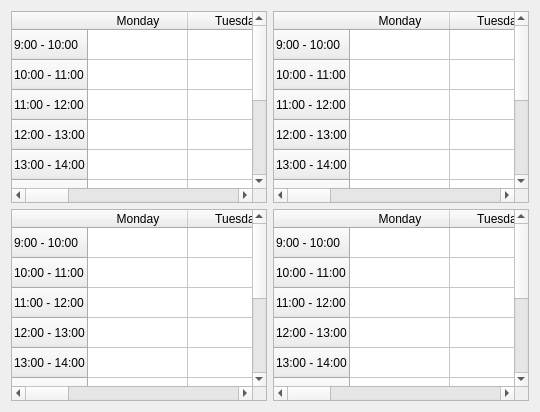
          <widget class="QWidget" name="tab_10">
           <attribute name="title">
            <string>Page</string>
           </attribute>
           <layout class="QGridLayout" name="gridLayout_2">
            <item row="0" column="0">
             <widget class="QTableWidget" name="tableWidget_13">
              <row>
               <property name="text">
                <string>9:00 - 10:00</string>
               </property>
              </row>
              <row>
               <property name="text">
                <string>10:00 - 11:00</string>
               </property>
              </row>
              <row>
               <property name="text">
                <string>11:00 - 12:00</string>
               </property>
              </row>
              <row>
               <property name="text">
                <string>12:00 - 13:00</string>
               </property>
              </row>
              <row>
               <property name="text">
                <string>13:00 - 14:00</string>
               </property>
              </row>
              <row>
               <property name="text">
                <string>14:00 - 15:00</string>
               </property>
              </row>
              <row>
               <property name="text">
                <string>15:00 - 16:00</string>
               </property>
              </row>
              <row>
               <property name="text">
                <string>16:00 - 17:00</string>
               </property>
              </row>
              <row>
               <property name="text">
                <string>17:00 - 18:00</string>
               </property>
              </row>
              <row>
               <property name="text">
                <string>18:00 - 19:00</string>
               </property>
              </row>
              <column>
               <property name="text">
                <string>Monday</string>
               </property>
              </column>
              <column>
               <property name="text">
                <string>Tuesday</string>
               </property>
              </column>
              <column>
               <property name="text">
                <string>Wednesday</string>
               </property>
              </column>
              <column>
               <property name="text">
                <string>Thursday</string>
               </property>
              </column>
              <column>
               <property name="text">
                <string>Friday</string>
               </property>
              </column>
             </widget>
            </item>
            <item row="0" column="1">
             <widget class="QTableWidget" name="tableWidget_14">
              <row>
               <property name="text">
                <string>9:00 - 10:00</string>
               </property>
              </row>
              <row>
               <property name="text">
                <string>10:00 - 11:00</string>
               </property>
              </row>
              <row>
               <property name="text">
                <string>11:00 - 12:00</string>
               </property>
              </row>
              <row>
               <property name="text">
                <string>12:00 - 13:00</string>
               </property>
              </row>
              <row>
               <property name="text">
                <string>13:00 - 14:00</string>
               </property>
              </row>
              <row>
               <property name="text">
                <string>14:00 - 15:00</string>
               </property>
              </row>
              <row>
               <property name="text">
                <string>15:00 - 16:00</string>
               </property>
              </row>
              <row>
               <property name="text">
                <string>16:00 - 17:00</string>
               </property>
              </row>
              <row>
               <property name="text">
                <string>17:00 - 18:00</string>
               </property>
              </row>
              <row>
               <property name="text">
                <string>18:00 - 19:00</string>
               </property>
              </row>
              <column>
               <property name="text">
                <string>Monday</string>
               </property>
              </column>
              <column>
               <property name="text">
                <string>Tuesday</string>
               </property>
              </column>
              <column>
               <property name="text">
                <string>Wednesday</string>
               </property>
              </column>
              <column>
               <property name="text">
                <string>Thursday</string>
               </property>
              </column>
              <column>
               <property name="text">
                <string>Friday</string>
               </property>
              </column>
             </widget>
            </item>
            <item row="1" column="0">
             <widget class="QTableWidget" name="tableWidget_15">
              <row>
               <property name="text">
                <string>9:00 - 10:00</string>
               </property>
              </row>
              <row>
               <property name="text">
                <string>10:00 - 11:00</string>
               </property>
              </row>
              <row>
               <property name="text">
                <string>11:00 - 12:00</string>
               </property>
              </row>
              <row>
               <property name="text">
                <string>12:00 - 13:00</string>
               </property>
              </row>
              <row>
               <property name="text">
                <string>13:00 - 14:00</string>
               </property>
              </row>
              <row>
               <property name="text">
                <string>14:00 - 15:00</string>
               </property>
              </row>
              <row>
               <property name="text">
                <string>15:00 - 16:00</string>
               </property>
              </row>
              <row>
               <property name="text">
                <string>16:00 - 17:00</string>
               </property>
              </row>
              <row>
               <property name="text">
                <string>17:00 - 18:00</string>
               </property>
              </row>
              <row>
               <property name="text">
                <string>18:00 - 19:00</string>
               </property>
              </row>
              <column>
               <property name="text">
                <string>Monday</string>
               </property>
              </column>
              <column>
               <property name="text">
                <string>Tuesday</string>
               </property>
              </column>
              <column>
               <property name="text">
                <string>Wednesday</string>
               </property>
              </column>
              <column>
               <property name="text">
                <string>Thursday</string>
               </property>
              </column>
              <column>
               <property name="text">
                <string>Friday</string>
               </property>
              </column>
             </widget>
            </item>
            <item row="1" column="1">
             <widget class="QTableWidget" name="tableWidget_16">
              <row>
               <property name="text">
                <string>9:00 - 10:00</string>
               </property>
              </row>
              <row>
               <property name="text">
                <string>10:00 - 11:00</string>
               </property>
              </row>
              <row>
               <property name="text">
                <string>11:00 - 12:00</string>
               </property>
              </row>
              <row>
               <property name="text">
                <string>12:00 - 13:00</string>
               </property>
              </row>
              <row>
               <property name="text">
                <string>13:00 - 14:00</string>
               </property>
              </row>
              <row>
               <property name="text">
                <string>14:00 - 15:00</string>
               </property>
              </row>
              <row>
               <property name="text">
                <string>15:00 - 16:00</string>
               </property>
              </row>
              <row>
               <property name="text">
                <string>16:00 - 17:00</string>
               </property>
              </row>
              <row>
               <property name="text">
                <string>17:00 - 18:00</string>
               </property>
              </row>
              <row>
               <property name="text">
                <string>18:00 - 19:00</string>
               </property>
              </row>
              <column>
               <property name="text">
                <string>Monday</string>
               </property>
              </column>
              <column>
               <property name="text">
                <string>Tuesday</string>
               </property>
              </column>
              <column>
               <property name="text">
                <string>Wednesday</string>
               </property>
              </column>
              <column>
               <property name="text">
                <string>Thursday</string>
               </property>
              </column>
              <column>
               <property name="text">
                <string>Friday</string>
               </property>
              </column>
             </widget>
            </item>
           </layout>
          </widget>
